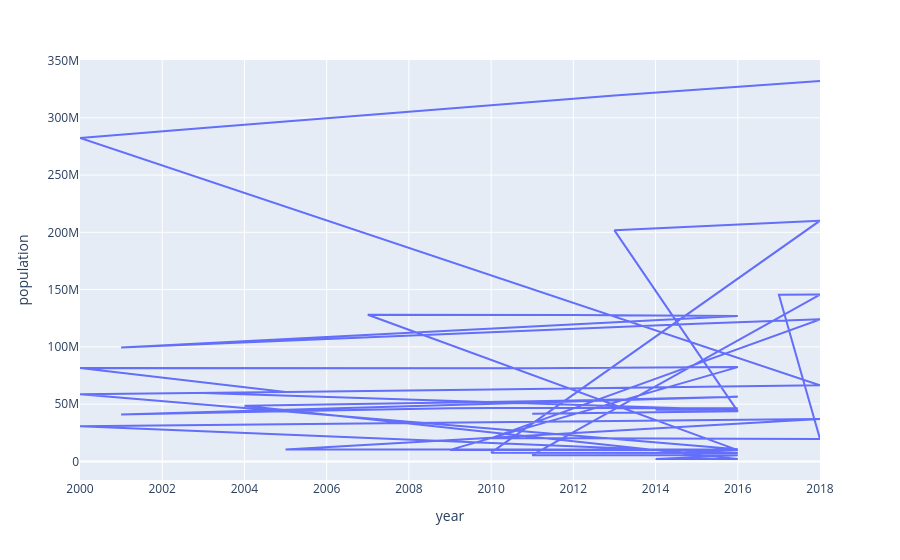

Write notebook code for a chart like this one.
### Code cell
fig4 = px.line(df.head(500), x=df.columns[0], y=df.columns[1])
fig4.show()

### Figure 1 — Plotly figure (JSON) as saved in the notebook; plotly's stock layout.template omitted (floating-point values rounded to 4 significant figures; data arrays with more than 128 entries replaced by an {"elided": "..."} marker saying what was removed)
{"data": [{"hovertemplate": "year=%{x}<br>population=%{y}<extra></extra>", "legendgroup": "", "line": {"color": "#636efa", "dash": "solid"}, "marker": {"symbol": "circle"}, "mode": "lines", "name": "", "orientation": "v", "showlegend": false, "type": "scatter", "x": {"elided": "194 int values"}, "xaxis": "x", "y": {"elided": "194 float values"}, "yaxis": "y"}], "layout": {"legend": {"tracegroupgap": 0}, "margin": {"t": 60}, "xaxis": {"anchor": "y", "domain": [0, 1], "title": {"text": "year"}}, "yaxis": {"anchor": "x", "domain": [0, 1], "title": {"text": "population"}}}}
